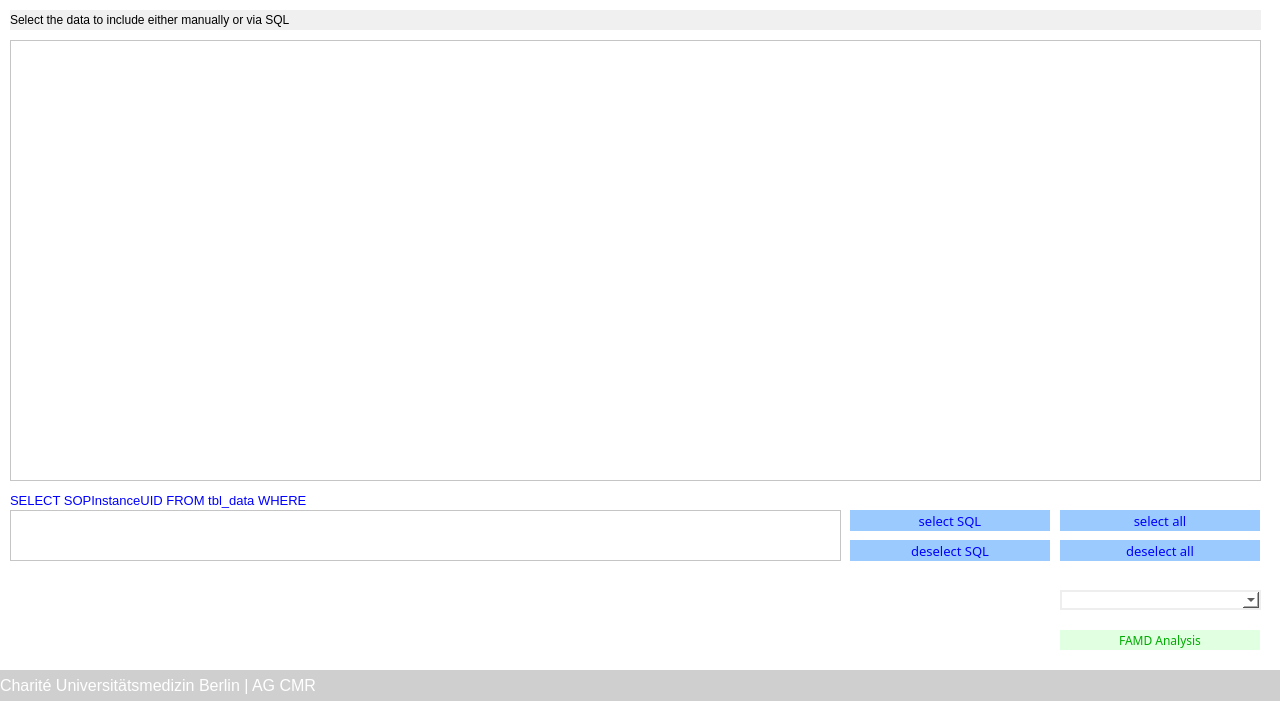
<?xml version="1.0" encoding="UTF-8"?>
<ui version="4.0">
 <class>MainWindow</class>
 <widget class="QMainWindow" name="MainWindow">
  <property name="geometry">
   <rect>
    <x>0</x>
    <y>0</y>
    <width>1280</width>
    <height>720</height>
   </rect>
  </property>
  <property name="cursor">
   <cursorShape>ArrowCursor</cursorShape>
  </property>
  <property name="windowTitle">
   <string>MARISSA - Project Data</string>
  </property>
  <property name="windowOpacity">
   <double>1.000000000000000</double>
  </property>
  <widget class="QWidget" name="centralwidget">
   <property name="styleSheet">
    <string notr="true">background-color: rgb(255, 255, 255);</string>
   </property>
   <widget class="QLabel" name="label_6">
    <property name="geometry">
     <rect>
      <x>0</x>
      <y>670</y>
      <width>1281</width>
      <height>31</height>
     </rect>
    </property>
    <property name="font">
     <font>
      <family>Arial</family>
      <pointsize>12</pointsize>
      <weight>9</weight>
      <italic>false</italic>
      <bold>false</bold>
     </font>
    </property>
    <property name="styleSheet">
     <string notr="true">color: rgb(255, 255, 255);
background-color: rgb(207, 207, 207);
font: 75 12pt &quot;Arial&quot;;</string>
    </property>
    <property name="text">
     <string>Charité Universitätsmedizin Berlin | AG CMR</string>
    </property>
    <property name="alignment">
     <set>Qt::AlignLeading|Qt::AlignLeft|Qt::AlignVCenter</set>
    </property>
    <property name="wordWrap">
     <bool>true</bool>
    </property>
   </widget>
   <widget class="QTableWidget" name="tbl_data">
    <property name="geometry">
     <rect>
      <x>10</x>
      <y>40</y>
      <width>1251</width>
      <height>441</height>
     </rect>
    </property>
    <property name="font">
     <font>
      <pointsize>9</pointsize>
     </font>
    </property>
    <property name="editTriggers">
     <set>QAbstractItemView::NoEditTriggers</set>
    </property>
    <property name="selectionMode">
     <enum>QAbstractItemView::MultiSelection</enum>
    </property>
    <property name="selectionBehavior">
     <enum>QAbstractItemView::SelectRows</enum>
    </property>
   </widget>
   <widget class="QLabel" name="label_3">
    <property name="geometry">
     <rect>
      <x>10</x>
      <y>10</y>
      <width>1251</width>
      <height>20</height>
     </rect>
    </property>
    <property name="styleSheet">
     <string notr="true">background-color: rgb(240, 240, 240);</string>
    </property>
    <property name="text">
     <string>Select the data to include either manually or via SQL</string>
    </property>
    <property name="alignment">
     <set>Qt::AlignJustify|Qt::AlignVCenter</set>
    </property>
    <property name="wordWrap">
     <bool>true</bool>
    </property>
   </widget>
   <widget class="QPushButton" name="btn_data_deselect_sql">
    <property name="geometry">
     <rect>
      <x>850</x>
      <y>540</y>
      <width>200</width>
      <height>21</height>
     </rect>
    </property>
    <property name="font">
     <font>
      <family>Arial Nova</family>
      <pointsize>10</pointsize>
      <weight>50</weight>
      <bold>false</bold>
     </font>
    </property>
    <property name="styleSheet">
     <string notr="true">QPushButton
{
color: rgb(0, 0, 255);
background-color: rgb(155, 202, 255);
border: 0px;
}

QPushButton::pressed
{
color: rgb(0, 0, 255);
background-color: rgb(155, 202, 255);
border: 0px;
}

QPushButton::hover
{
color: rgb(155, 202, 255);
background-color: rgb(0, 0, 255);
border: 0px;
font-weight: bold;
}</string>
    </property>
    <property name="text">
     <string>deselect SQL</string>
    </property>
   </widget>
   <widget class="QTextEdit" name="txt_data_where">
    <property name="geometry">
     <rect>
      <x>10</x>
      <y>510</y>
      <width>831</width>
      <height>51</height>
     </rect>
    </property>
    <property name="font">
     <font>
      <pointsize>10</pointsize>
     </font>
    </property>
   </widget>
   <widget class="QLabel" name="label_8">
    <property name="geometry">
     <rect>
      <x>10</x>
      <y>490</y>
      <width>811</width>
      <height>20</height>
     </rect>
    </property>
    <property name="font">
     <font>
      <pointsize>10</pointsize>
     </font>
    </property>
    <property name="styleSheet">
     <string notr="true">color: rgb(0, 0, 255);
border: 0px;</string>
    </property>
    <property name="text">
     <string>SELECT SOPInstanceUID FROM tbl_data WHERE</string>
    </property>
   </widget>
   <widget class="QPushButton" name="btn_data_select_all">
    <property name="geometry">
     <rect>
      <x>1060</x>
      <y>510</y>
      <width>200</width>
      <height>21</height>
     </rect>
    </property>
    <property name="font">
     <font>
      <family>Arial Nova</family>
      <pointsize>10</pointsize>
      <weight>50</weight>
      <bold>false</bold>
     </font>
    </property>
    <property name="styleSheet">
     <string notr="true">QPushButton
{
color: rgb(0, 0, 255);
background-color: rgb(155, 202, 255);
border: 0px;
}

QPushButton::pressed
{
color: rgb(0, 0, 255);
background-color: rgb(155, 202, 255);
border: 0px;
}

QPushButton::hover
{
color: rgb(155, 202, 255);
background-color: rgb(0, 0, 255);
border: 0px;
font-weight: bold;
}</string>
    </property>
    <property name="text">
     <string>select all</string>
    </property>
   </widget>
   <widget class="QPushButton" name="btn_data_select_sql">
    <property name="geometry">
     <rect>
      <x>850</x>
      <y>510</y>
      <width>200</width>
      <height>21</height>
     </rect>
    </property>
    <property name="font">
     <font>
      <family>Arial Nova</family>
      <pointsize>10</pointsize>
      <weight>50</weight>
      <bold>false</bold>
     </font>
    </property>
    <property name="styleSheet">
     <string notr="true">QPushButton
{
color: rgb(0, 0, 255);
background-color: rgb(155, 202, 255);
border: 0px;
}

QPushButton::pressed
{
color: rgb(0, 0, 255);
background-color: rgb(155, 202, 255);
border: 0px;
}

QPushButton::hover
{
color: rgb(155, 202, 255);
background-color: rgb(0, 0, 255);
border: 0px;
font-weight: bold;
}</string>
    </property>
    <property name="text">
     <string>select SQL</string>
    </property>
   </widget>
   <widget class="QPushButton" name="btn_data_deselect_all">
    <property name="geometry">
     <rect>
      <x>1060</x>
      <y>540</y>
      <width>200</width>
      <height>21</height>
     </rect>
    </property>
    <property name="font">
     <font>
      <family>Arial Nova</family>
      <pointsize>10</pointsize>
      <weight>50</weight>
      <bold>false</bold>
     </font>
    </property>
    <property name="styleSheet">
     <string notr="true">QPushButton
{
color: rgb(0, 0, 255);
background-color: rgb(155, 202, 255);
border: 0px;
}

QPushButton::pressed
{
color: rgb(0, 0, 255);
background-color: rgb(155, 202, 255);
border: 0px;
}

QPushButton::hover
{
color: rgb(155, 202, 255);
background-color: rgb(0, 0, 255);
border: 0px;
font-weight: bold;
}</string>
    </property>
    <property name="text">
     <string>deselect all</string>
    </property>
   </widget>
   <widget class="QComboBox" name="opt_setup">
    <property name="geometry">
     <rect>
      <x>1060</x>
      <y>590</y>
      <width>201</width>
      <height>20</height>
     </rect>
    </property>
    <property name="styleSheet">
     <string notr="true">border-color: rgb(238, 238, 238);
border-width : 2px;
border-style:solid;</string>
    </property>
   </widget>
   <widget class="QPushButton" name="btn_famd">
    <property name="geometry">
     <rect>
      <x>1060</x>
      <y>630</y>
      <width>200</width>
      <height>20</height>
     </rect>
    </property>
    <property name="font">
     <font>
      <family>Arial Nova</family>
      <weight>50</weight>
      <bold>false</bold>
     </font>
    </property>
    <property name="styleSheet">
     <string notr="true">QPushButton
{
color: rgb(0, 170, 0);
background-color: rgb(225, 255, 225);
border: 0px;
}

QPushButton::pressed
{
color: rgb(0, 170, 0);
background-color: rgb(225, 255, 225);
border: 0px;
}

QPushButton::hover
{
color: rgb(225, 255, 225);
background-color: rgb(0, 170, 0);
border: 0px;
font-weight: bold;
}</string>
    </property>
    <property name="text">
     <string>FAMD Analysis</string>
    </property>
   </widget>
  </widget>
 </widget>
 <resources/>
 <connections/>
</ui>
